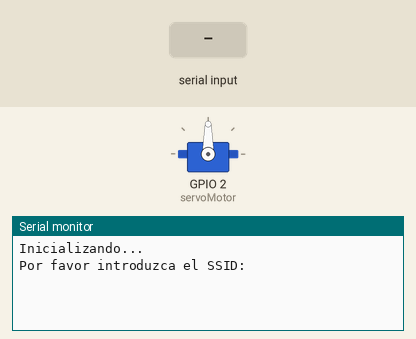
Simulated run of this sketch. Board: ESP32. Parts: servo, the last lines printed to the serial monitor. Inputs (shaded band) come from the test bench. WiFi joins after 1.5 s; servers stay silent unless stated.

Above: at 0.8 s.
0.9 s: "90,45\n" received over Serial
At 1.9 s:
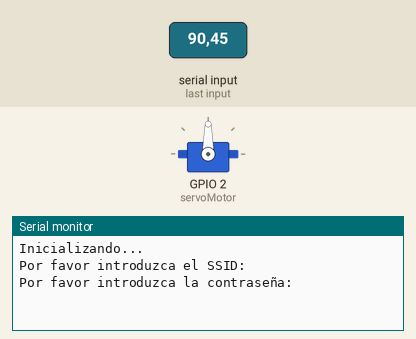
2.4 s: "30,150\n" received over Serial
At 4.8 s:
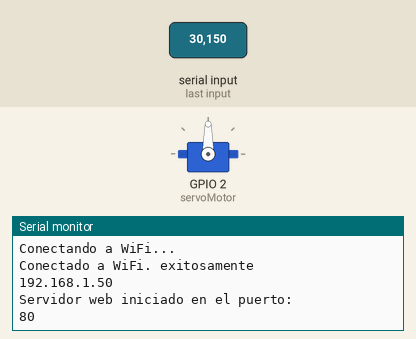

Measured:
- after the input at 0.9 s, the serial monitor: prints a new line at once (image 1)
- after the input at 2.4 s, the serial monitor: prints a new line after 1.0 s (image 2)

The sketch:

sketch_mar30a.ino
```cpp
#include <HTTPClient.h>
#include <WiFi.h>
#include <HardwareSerial.h>
#include <WebServer.h>
#include <ESP32Servo.h>

Servo servoMotor;

// Variables para almacenar SSID y contraseña
const int maxChars = 50;  // Tamaño máximo de los strings
char ssid[maxChars];
char password[maxChars];
const uint16_t port = 80;
WebServer server(port);

// Flags para indicar el estado de la conexión WiFi y la confirmación de datos
bool wifiConnected = false;
bool dataConfirmed = false;

void setup() {
  // Inicializamos el puerto serial
  Serial.begin(115200);
  servoMotor.attach(2);
  servoMotor.write(90);

  // Pedimos al usuario que introduzca el SSID por el monitor serie
  Serial.println("Inicializando...");
  Serial.println("Por favor introduzca el SSID:");
  readSerialString(ssid);

  // Pedimos al usuario que introduzca la contraseña por el monitor serie
  Serial.println("Por favor introduzca la contraseña:");
  readSerialString(password);

  // Confirmamos que se han introducido los datos
  dataConfirmed = true;

  // Si los datos están confirmados, intentamos conectarnos a la red WiFi
  if (dataConfirmed) {
    WiFi.begin(ssid, password);
    while (WiFi.status() != WL_CONNECTED) {
      delay(1000);
      Serial.println("Conectando a WiFi...");
    }
    wifiConnected = true;  // Marcamos como conectado una vez que se haya establecido la conexión WiFi
    Serial.println("Conectado a WiFi. exitosamente");
    Serial.println(WiFi.localIP().toString());

    // Configurar la ruta para la petición GET
    server.on("/led", HTTP_GET, handleLed);
    // Iniciar el servidor web
    server.begin();
    Serial.println("Servidor web iniciado en el puerto: ");
    Serial.println(port);
  }
}

void loop() {
  // Manejar las peticiones del servidor web
  server.handleClient();
}

// Función para leer una cadena desde el puerto serial
void readSerialString(char *buffer) {
  int index = 0;
  while (true) {
    while (!Serial.available()) {
      // Esperar hasta que se reciba un dato
    }
    char receivedChar = Serial.read();
    if (receivedChar == '\n' || receivedChar == '\r' || index >= maxChars - 1) {
      buffer[index] = '\0';  // Terminar la cadena
      break;
    }
    buffer[index++] = receivedChar;
  }
}

void handleLed() {
  // Imprimir "Petición recibida" en el monitor serial
  Serial.println("Petición recibida");

  // Obtener el parámetro numérico de la petición HTTP
  String numberStr = server.arg("number");
  if (numberStr.length() > 0) {
    int angle = numberStr.toInt(); // Convertir el String a entero
    //aqui movemos el servo x grados
    if(angle >= 0 && angle <= 180){
      servoMotor.write(angle); // Mueve el servo al ángulo especificado
      Serial.println("Ángulo modificado a: " + String(angle));
    } else {
      Serial.println("Error: El ángulo debe estar entre 0 y 180 grados"); // Imprime un mensaje de error si el ángulo está fuera del rango válido
    }
  }

  // Enviar una respuesta a la petición HTTP
  server.send(200, "text/plain", "Petición recibida");
}
```
